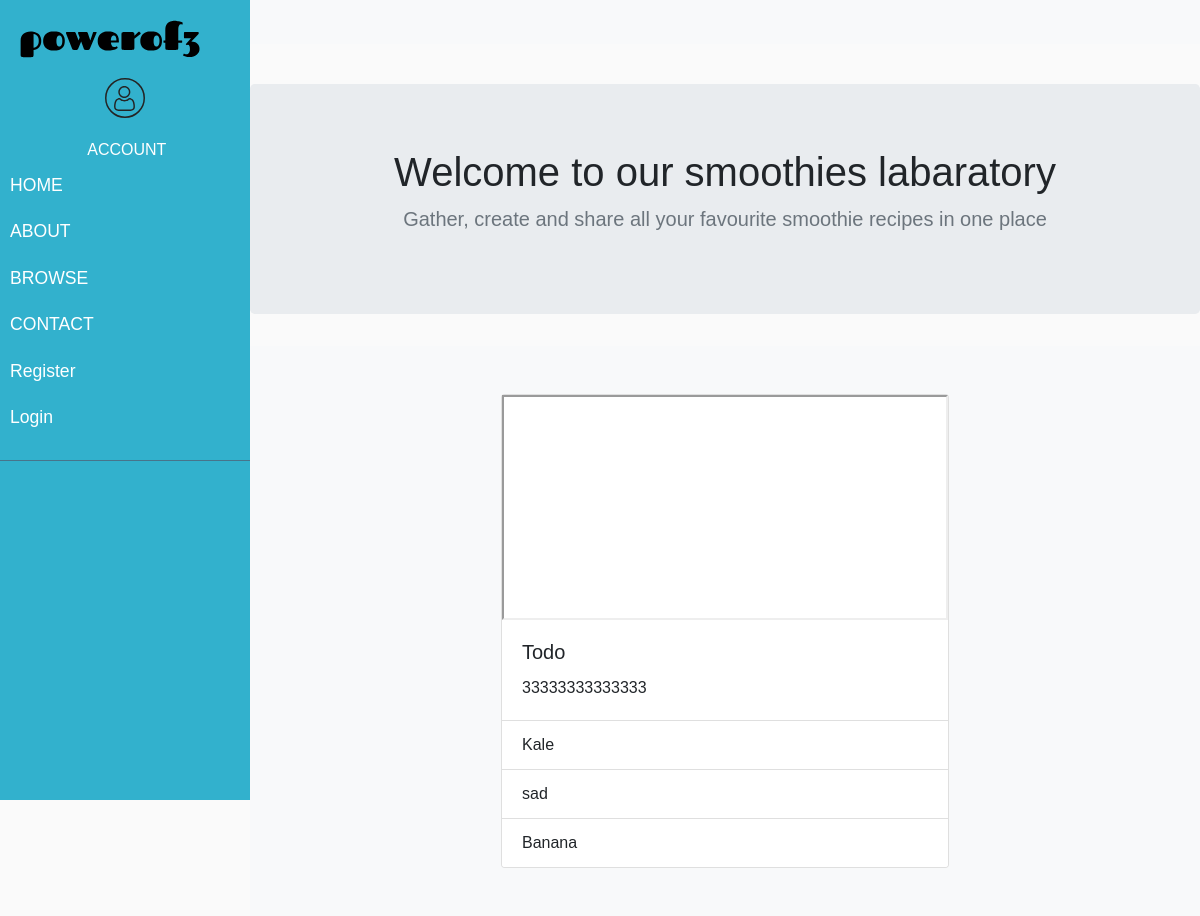
Page /11 on the committed database.
### po3/models.py (models this page shows, shortened)
class Recipe(db.Model):
    users = db.relationship(User)
    id = db.Column(db.Integer,primary_key=True)
    user_id = db.Column(db.Integer,db.ForeignKey('users.id'))
    date = db.Column(db.DateTime,nullable=False,default=datetime.today)
    title = db.Column(db.String(140),nullable=False)
    description = db.Column(db.Text,nullable=False)
    ingriedient1 = db.Column(db.String(16),nullable=False)
    ingriedient2 = db.Column(db.String(16),nullable=False)
    ingriedient3 = db.Column(db.String(16),nullable=False)
    smoothie_video = db.Column(db.String(128),nullable=False)

### po3/users/views.py (the view)
@users.route('/<username>')
def user_recipes(username):
    page = request.args.get('page',1,type=int)
    user = User.query.filter_by(username=username).first_or_404()
    recipe_cards = Recipe.query.filter_by(chef=user).order_by(Recipe.date.desc()).paginate(page=page,per_page=10)
    return render_template('user_recipes.html',recipe_cards=recipe_cards,user=user)

### po3/recipe_cards/views.py (called while the page is built)
@recipe_cards.route('/<int:recipe_card_id>')
def recipe_card(recipe_card_id):
    recipe_card = Recipe.query.get_or_404(recipe_card_id)
    return render_template('recipe_card.html',title=recipe_card.title,
                            date=recipe_card.date,recipe=recipe_card
    )

### po3/templates/recipe_card.html (shortened to what this page needs)
{% extends 'base.html' %}
{% block content %}
  <section class="jumbotron justify-content-center text-center">
    <div class="container">
      <h1>Welcome to our smoothies labaratory</h1>
      <p class="lead text-muted">Gather, create and share all your favourite smoothie recipes in one place</p>
    </div>
  </section>
  <div class="album py-5 bg-light">
    <div class="container">
      <div class="row">
  <div class="card mx-auto" style="width: 28rem;">
    <iframe width="100%" height="225" src="{{recipe.smoothie_video}}"></iframe>
    <div class="card-body">
      <h5 class="card-title">{{recipe.title}}</h5>
      <p class="card-text">{{recipe.description}}</p>
    </div>
    <ul class="list-group list-group-flush">
      <li class="list-group-item">{{recipe.ingriedient1}}</li>
      <li class="list-group-item">{{recipe.ingriedient2}}</li>
      <li class="list-group-item">{{recipe.ingriedient3}}</li>
    </ul>
  </div>
</div>
</div>
</div>
{% endblock %}

### po3/static/css/style.css (style rules this page uses)
:root { --mainBlack: #242424; --mainBlue: #32B1CD; --mainPink: #D14398; --mainWhite: #FAFAFA; --mainGrey: #3D4849; --mainFont: 'Roboto'; --secondFont: 'Ubuntu'; }
html { height: 100vh; }
body { font-family: 'Arial'; background: var(--mainWhite); }

### rows in the picture
Recipe: title "Todo", description "33333333333333", ingriedient1 "Kale", ingriedient2 "sad", ingriedient3 "Banana"
